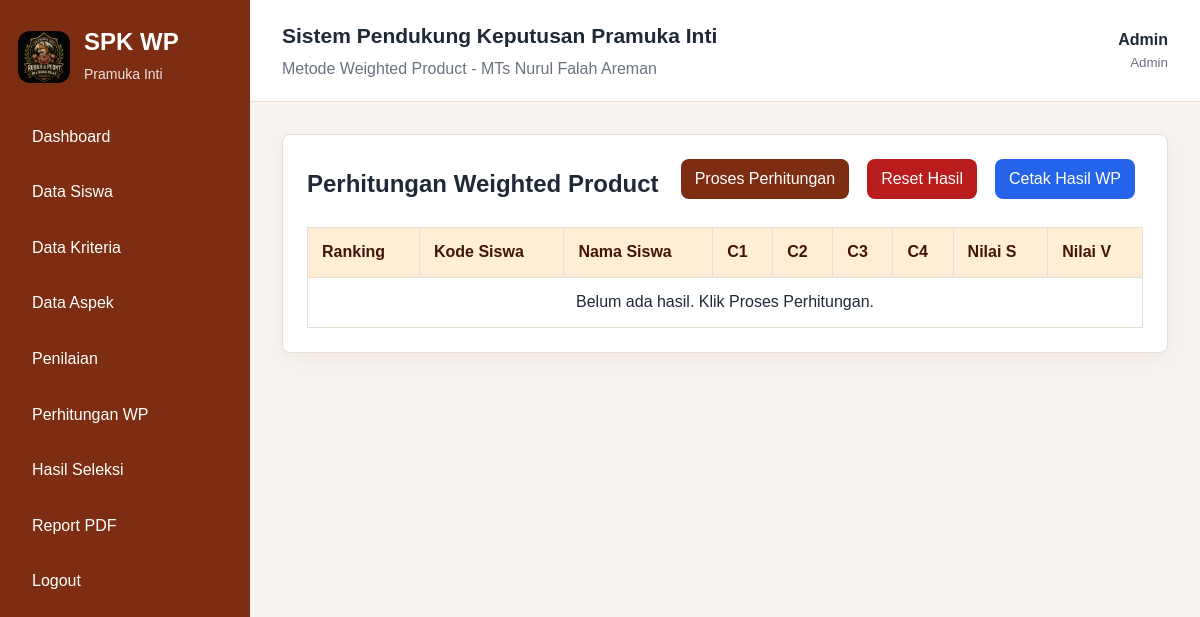
Page /pages/perhitungan/index.php (signed in) on the committed database.
### tables this page shows
CREATE TABLE kriteria (
    id_kriteria INT AUTO_INCREMENT PRIMARY KEY,
    kode_kriteria VARCHAR(10) NOT NULL UNIQUE,
    nama_kriteria VARCHAR(100) NOT NULL,
    bobot FLOAT NOT NULL,
    tipe ENUM('benefit','cost') NOT NULL DEFAULT 'benefit'
);

### includes/auth.php (called while the page is built, shortened)
<?php
function e($value): string
{
    return htmlspecialchars((string) $value, ENT_QUOTES, 'UTF-8');
}

### pages/perhitungan/index.php (the view, shortened to what this page needs)
<?php
require_once __DIR__ . '/../../config/database.php';
require_once __DIR__ . '/../../includes/auth.php';
$kriteria = $pdo->query('SELECT * FROM kriteria ORDER BY kode_kriteria ASC')->fetchAll();
$rows = $pdo->query('SELECT h.*, s.kode_siswa, s.nama_siswa FROM hasil_wp h JOIN siswa s ON s.id_siswa=h.id_siswa ORDER BY h.ranking ASC')->fetchAll();
include __DIR__ . '/../../includes/header.php';
?>
<div class="card">
    <div class="toolbar"><h2>Perhitungan Weighted Product</h2><div><a class="btn btn-primary" href="proses.php">Proses Perhitungan</a><a class="btn btn-danger" href="reset.php" data-confirm="Reset seluruh hasil WP?">Reset Hasil</a><a class="btn btn-print" href="cetak.php" target="_blank">Cetak Hasil WP</a></div></div>
    <div class="table-responsive"><table>
        <thead><tr><th>Ranking</th><th>Kode Siswa</th><th>Nama Siswa</th><?php foreach ($kriteria as $k): ?><th><?= e($k['kode_kriteria']) ?></th><?php endforeach; ?><th>Nilai S</th><th>Nilai V</th></tr></thead>
        <tbody>
        <?php if (!$rows): ?><tr><td colspan="<?= count($kriteria) + 5 ?>" class="text-center">Belum ada hasil. Klik Proses Perhitungan.</td></tr><?php endif; ?>
        </tbody>
    </table></div>
</div>
<?php include __DIR__ . '/../../includes/footer.php'; ?>

### assets/css/style.css (style rules this page uses)
:root { --primary: #7c2d12; --primary-light: #ffedd5; --dark: #1f2937; --muted: #6b7280; --border: #e7ddd3; --bg: #f8f3ee; --white: #ffffff; --danger: #b91c1c; --warning: #854d0e; }
* { box-sizing: border-box; }
body { margin: 0; font-family: Arial, sans-serif; background: var(--bg); color: var(--dark); line-height: 1.55; }
a { color: inherit; text-decoration: none; }
.card { background: var(--white); border: 1px solid var(--border); border-radius: 8px; padding: 24px; margin-bottom: 24px; box-shadow: 0 6px 18px rgba(15, 23, 42, .04); }
.card h2, .card h3 { margin: 0 0 16px; line-height: 1.3; }
.toolbar { display: flex; justify-content: space-between; gap: 16px; flex-wrap: wrap; align-items: center; margin-bottom: 20px; }
.toolbar h2 { margin: 0; line-height: 1.3; }
.toolbar>div { display: flex; flex-wrap: wrap; gap: 10px; }
.table-responsive { overflow-x: auto; }
table { width: 100%; border-collapse: collapse; background: var(--white); }
th, td { border: 1px solid var(--border); padding: 12px 14px; text-align: left; vertical-align: top; }
th { background: var(--primary-light); color: #431407; }
.text-center { text-align: center; }
.btn { display: inline-flex; align-items: center; justify-content: center; gap: 6px; border: 0; border-radius: 8px; padding: 10px 14px; cursor: pointer; background: #e5e7eb; color: var(--dark); margin: 0 8px 8px 0; line-height: 1.25; min-height: 40px; }
.btn-primary { background: var(--primary); color: var(--white); }
.btn-danger { background: var(--danger); color: var(--white); }
.btn-print { background: #2563eb; color: var(--white); }

### rows in the picture
kriteria: kode_kriteria "C1"
kriteria: kode_kriteria "C2"
kriteria: kode_kriteria "C3"
kriteria: kode_kriteria "C4"

### other values in the picture
$_SESSION['user']['nama'] "Admin"
str_replace('_', ' ', user_role()) "Admin"
